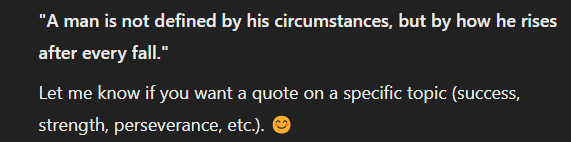
#> input picture img.png, 571 x 142 px
$ python index.py
#> lines starting #> are read from the running program, lines starting #| are printed output that depends on the picture
import pytesseract as tess
from PIL import Image, ImageEnhance, ImageFilter

tess.pytesseract.tesseract_cmd = r'C:\Program Files\Tesseract-OCR\tesseract.exe'

# Open the image
image = Image.open('img.png')
#> image is the input picture: PIL image 571x142 RGBA; mean R, G, B, A 47.2, 47, 46.5, 255

# Convert the image to grayscale
image = image.convert('L')
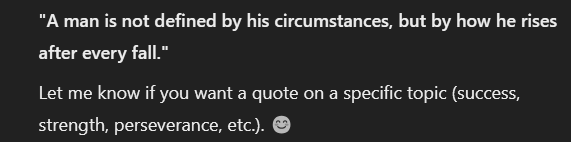
#> image: PIL image 571x142 L; min 33, max 236, mean 47

# Enhance the image contrast
enhancer = ImageEnhance.Contrast(image)
image = enhancer.enhance(2)
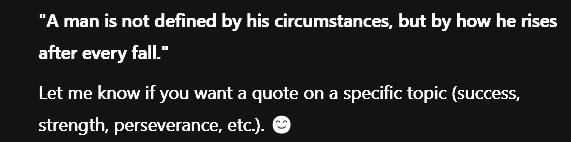
#> image: PIL image 571x142 L; min 19, max 255, mean 38.6

# Apply a filter to sharpen the image
image = image.filter(ImageFilter.SHARPEN)
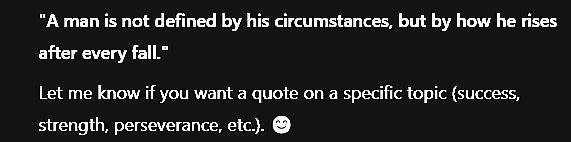
#> image: PIL image 571x142 L; min 0, max 255, mean 37

# Save the preprocessed image (optional, for debugging purposes)
image.save('preprocessed_image.png')

# Perform OCR on the preprocessed image
#> (the run stopped early here; a loop or call above may not have finished)
